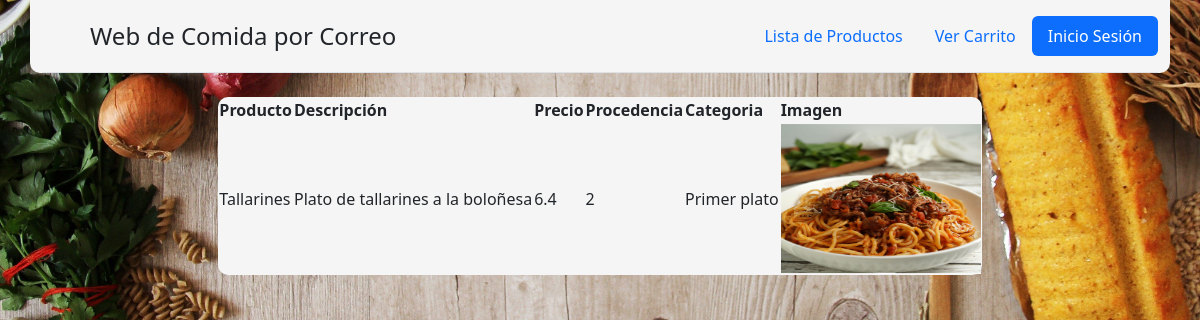
/index.php?controller=ProductController&action=getProductById&id_producto=3, run on the app's committed database.
### tables this page shows
CREATE TABLE IF NOT EXISTS `Productos` (
  `id_producto` int(11) NOT NULL AUTO_INCREMENT,
  `Nombre` varchar(50) DEFAULT NULL,
  `Precio` float DEFAULT NULL,
  `Descripcion` varchar(250) DEFAULT NULL,
  `Procedencia` int(11) NOT NULL,
  `Categoria` varchar(50) DEFAULT NULL,
  `Imagen` varchar(50) DEFAULT NULL,
  PRIMARY KEY (`id_producto`)
);

### public/views/View.php (called while the page is built)
<?php
class View {
    public static function show ($viewName, $data=null){
        include_once ("header.php");
        include ("$viewName.php");
        include_once ("footer.php");
    }
}
?>

### public/Controllers/ProductsController.php (called while the page is built, shortened)
<?php
include ("views/View.php");
require_once ("models/productos.php");
class ProductController {
public function getProductById (){
    require_once ("models/productos.php");
    $pDAO=new ProductoDAO();
    $products=$pDAO->getProductById($_GET['id_producto']);
    View::show("showProductsById", $products);
}
}
?>

### public/models/productos.php (called while the page is built, shortened)
<?php
include_once ('db/db.php');
class ProductoDAO {
    public $db_con;
    public function __construct (){
        $this->db_con=Database::connect();
    }
    public function getProductById($Id) {
        $stmt = $this->db_con->prepare("SELECT * FROM Productos WHERE id_producto=$Id");
        $stmt->setFetchMode(PDO::FETCH_ASSOC);
        $stmt->execute();
        return $stmt->fetch();
    }
}
?>

### public/db/db.php (called while the page is built)
<?php
    class Database{
        public static function connect()
        {
            $host='mariadb';
            $dbname=getenv('MARIADB_DATABASE');
            try {
                $dsn = 'mysql:host='.$host.";dbname=".$dbname.";charset=UTF8";
                $dbh = new PDO($dsn, getenv('MARIADB_USER'),getenv('MARIADB_PASSWORD'));
                return $dbh;
            }
            catch (PDOException $e){
                echo $e->getMessage();
        }
    }
    }
?>

### public/views/showProductsById.php (the view)
<table style=" margin: 0 auto;background-color: whitesmoke;border-radius: 10px;"">
	<thead>
		<tr>
               <th>Producto</th>
			<th>Descripción</th>
			<th>Precio</th>
               <th>Procedencia</th>
			<th>Categoria</th>
			<th>Imagen</th>
		</tr>
	</thead>
	<tbody>
		<tr>
               <td><?php echo $data['Nombre']; ?></td>
			<td><?php echo $data['Descripcion']; ?></td>
			<td><?php echo $data['Precio']; ?></td>
               <td><?php echo $data['Procedencia']; ?></td>
			<td><?php echo $data['Categoria']; ?></td>
               <td><img src="<?php echo $data['Imagen']; ?>"width="200" height="150"></td>
		</tr>
	</tbody>
</table>

### data on the page
productos: Nombre "Tallarines", Descripcion "Plato de tallarines a la boloñesa", Precio "6.4", Procedencia "2", Categoria "Primer plato"
